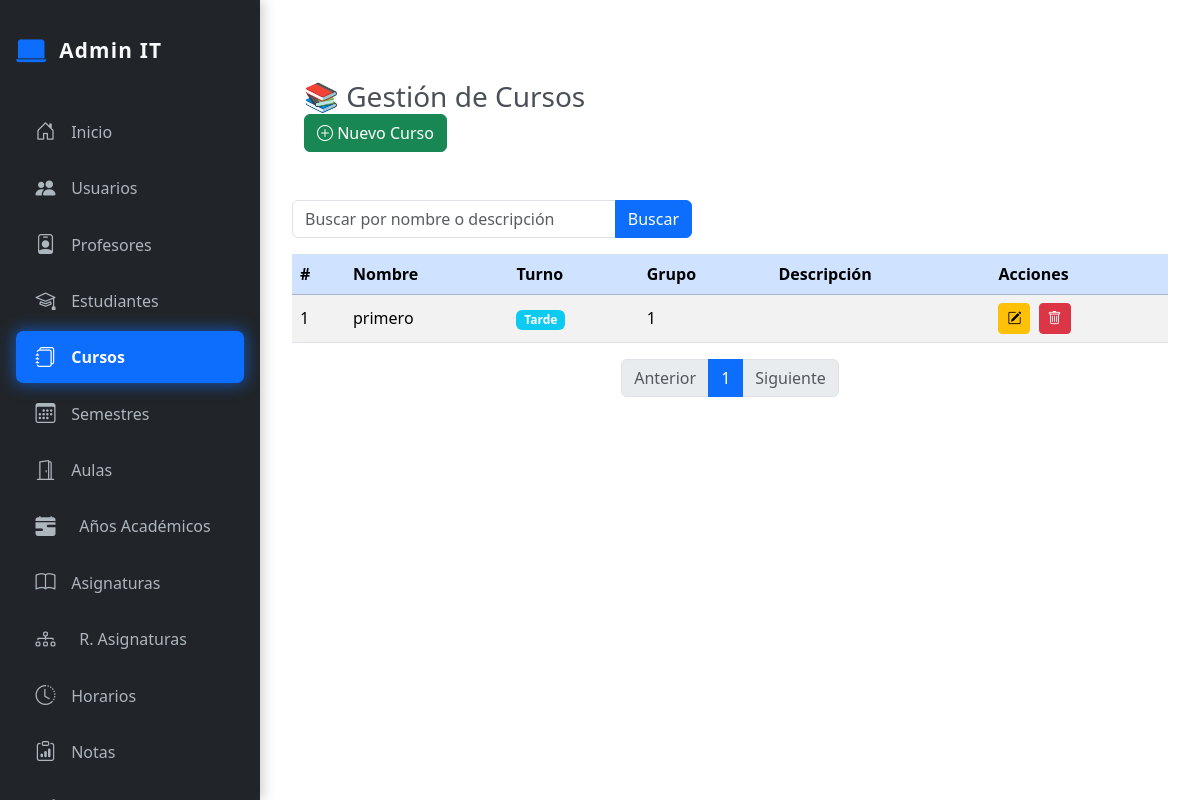
The page /admin/cursos.php on the database as committed earlier.
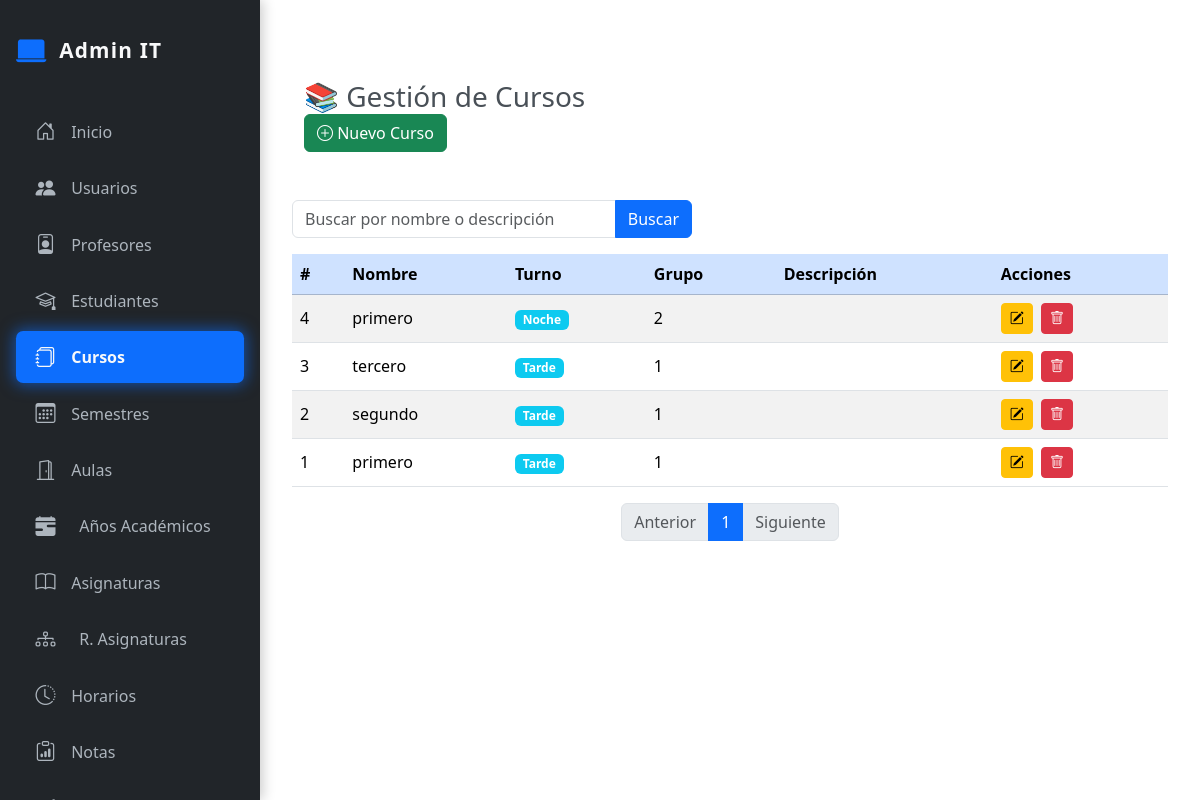
The same page on the database as committed later.
### tables this page shows
CREATE TABLE `cursos` (
  `id_curso` int(11) NOT NULL,
  `nombre` varchar(100) NOT NULL,
  `turno` enum('tarde','noche') NOT NULL,
  `grupo` int(11) NOT NULL DEFAULT 1,
  `descripcion` text DEFAULT NULL
);

### admin/cursos.php (the view, shortened to what this page needs)
<?php
include_once('header.php'); ?>
<?php
require_once '../includes/conexion.php';
$pagina = isset($_GET['pagina']) && is_numeric($_GET['pagina']) ? (int) $_GET['pagina'] : 1;
$busqueda = isset($_GET['busqueda']) ? trim($_GET['busqueda']) : '';
$por_pagina = 5;
$where = '';
$params = [];
$stmt = $pdo->prepare("SELECT COUNT(*) FROM cursos $where");
$stmt->execute($params);
$total_registros = $stmt->fetchColumn();
$total_paginas = ceil($total_registros / $por_pagina);
$offset = ($pagina - 1) * $por_pagina;
$sql = "SELECT * FROM cursos $where ORDER BY id_curso DESC LIMIT :offset, :por_pagina";
$stmt = $pdo->prepare($sql);
$stmt->bindValue(':offset', $offset, PDO::PARAM_INT);
$stmt->bindValue(':por_pagina', $por_pagina, PDO::PARAM_INT);
$stmt->execute();
$cursos = $stmt->fetchAll(PDO::FETCH_ASSOC);
?>
<div class="content" id="content" tabindex="-1">
  <div class="container py-5">  <h3 class="mb-0">📚 Gestión de Cursos</h3>
    <button class="btn btn-success" onclick="abrirModal()">
      <i class="bi bi-plus-circle"></i> Nuevo Curso
    </button>
  </div>
  <form method="GET" class="mb-3" style="max-width: 400px;">
    <div class="input-group">
      <input type="search" name="busqueda" class="form-control" placeholder="Buscar por nombre o descripción"
        value="<?= htmlspecialchars($busqueda) ?>" />
      <button class="btn btn-primary" type="submit">Buscar</button>
    </div>
  </form>
  <div class="table-responsive">
    <table class="table table-hover table-striped align-middle">
      <thead class="table-primary">
        <tr>
          <th>#</th>
          <th>Nombre</th>
          <th>Turno</th>
          <th>Grupo</th>
          <th>Descripción</th>
          <th>Acciones</th>
        </tr>
      </thead>
      <tbody>
        <?php if (empty($cursos)): ?>
          <tr><td colspan="6" class="text-center">No se encontraron cursos</td></tr>
        <?php else: ?>
          <?php foreach ($cursos as $curso): ?>
            <tr>
              <td><?= $curso['id_curso'] ?></td>
              <td><?= htmlspecialchars($curso['nombre']) ?></td>
              <td><span class="badge bg-info"><?= ucfirst($curso['turno']) ?></span></td>
              <td><?= $curso['grupo'] ?></td>
              <td><?= htmlspecialchars($curso['descripcion']) ?></td>
              <td>
                <button class="btn btn-sm btn-warning me-1" onclick="editarCurso(<?= $curso['id_curso'] ?>)">
                  <i class="bi bi-pencil-square"></i>
                </button>
                <button class="btn btn-sm btn-danger" onclick="eliminarCurso(<?= $curso['id_curso'] ?>)">
                  <i class="bi bi-trash"></i>
                </button>
              </td>
            </tr>
          <?php endforeach; ?>
        <?php endif; ?>
      </tbody>
    </table>
  </div>
  <nav aria-label="Paginación de cursos">
    <ul class="pagination justify-content-center">
      <li class="page-item <?= ($pagina <= 1) ? 'disabled' : '' ?>">
        <a class="page-link" href="?pagina=<?= $pagina - 1 ?>&busqueda=<?= urlencode($busqueda) ?>">Anterior</a>
      </li>
      <?php for ($i = 1; $i <= $total_paginas; $i++): ?>
        <li class="page-item <?= ($pagina === $i) ? 'active' : '' ?>">
          <a class="page-link" href="?pagina=<?= $i ?>&busqueda=<?= urlencode($busqueda) ?>"><?= $i ?></a>
        </li>
      <?php endfor; ?>
      <li class="page-item <?= ($pagina >= $total_paginas) ? 'disabled' : '' ?>">
        <a class="page-link" href="?pagina=<?= $pagina + 1 ?>&busqueda=<?= urlencode($busqueda) ?>">Siguiente</a>
      </li>
    </ul>
  </nav>
</div>
<?php include_once('footer.php'); ?>

Rows that differ between the two databases and show on the page:
added cursos: id_curso "4", nombre "primero", turno "Noche", grupo "2"
added cursos: id_curso "3", nombre "tercero", turno "Tarde", grupo "1"
added cursos: id_curso "2", nombre "segundo", turno "Tarde", grupo "1"
